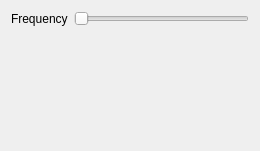
<?xml version="1.0" encoding="UTF-8"?>
<ui version="4.0">
 <class>DoubleRotatingRainbow</class>
 <widget class="QWidget" name="DoubleRotatingRainbow">
  <property name="geometry">
   <rect>
    <x>0</x>
    <y>0</y>
    <width>260</width>
    <height>151</height>
   </rect>
  </property>
  <property name="windowTitle">
   <string>Form</string>
  </property>
  <layout class="QGridLayout" name="gridLayout">
   <item row="0" column="0">
    <widget class="QLabel" name="label">
     <property name="text">
      <string>Frequency</string>
     </property>
    </widget>
   </item>
   <item row="0" column="1">
    <widget class="QTooltipedSlider" name="frequency">
     <property name="minimum">
      <number>1</number>
     </property>
     <property name="maximum">
      <number>20</number>
     </property>
     <property name="orientation">
      <enum>Qt::Horizontal</enum>
     </property>
    </widget>
   </item>
   <item row="1" column="0" colspan="2">
    <spacer name="verticalSpacer">
     <property name="orientation">
      <enum>Qt::Vertical</enum>
     </property>
     <property name="sizeHint" stdset="0">
      <size>
       <width>20</width>
       <height>40</height>
      </size>
     </property>
    </spacer>
   </item>
  </layout>
 </widget>
 <customwidgets>
  <customwidget>
   <class>QTooltipedSlider</class>
   <extends>QSlider</extends>
   <header location="global">QTooltipedSlider.h</header>
  </customwidget>
 </customwidgets>
 <resources/>
 <connections/>
</ui>
